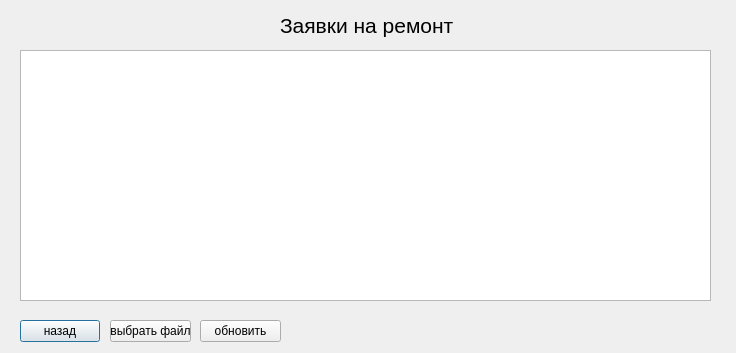
<?xml version="1.0" encoding="UTF-8"?>
<ui version="4.0">
 <class>applicwindow</class>
 <widget class="QDialog" name="applicwindow">
  <property name="geometry">
   <rect>
    <x>0</x>
    <y>0</y>
    <width>736</width>
    <height>353</height>
   </rect>
  </property>
  <property name="windowTitle">
   <string>Dialog</string>
  </property>
  <widget class="QTableWidget" name="applictable">
   <property name="geometry">
    <rect>
     <x>20</x>
     <y>50</y>
     <width>691</width>
     <height>251</height>
    </rect>
   </property>
  </widget>
  <widget class="QPushButton" name="backButton">
   <property name="geometry">
    <rect>
     <x>20</x>
     <y>320</y>
     <width>80</width>
     <height>22</height>
    </rect>
   </property>
   <property name="text">
    <string>назад</string>
   </property>
  </widget>
  <widget class="QPushButton" name="pathButton">
   <property name="geometry">
    <rect>
     <x>110</x>
     <y>320</y>
     <width>81</width>
     <height>22</height>
    </rect>
   </property>
   <property name="text">
    <string>выбрать файл</string>
   </property>
  </widget>
  <widget class="QPushButton" name="updateButton">
   <property name="geometry">
    <rect>
     <x>200</x>
     <y>320</y>
     <width>81</width>
     <height>22</height>
    </rect>
   </property>
   <property name="text">
    <string>обновить</string>
   </property>
  </widget>
  <widget class="QLabel" name="label">
   <property name="geometry">
    <rect>
     <x>280</x>
     <y>10</y>
     <width>181</width>
     <height>31</height>
    </rect>
   </property>
   <property name="font">
    <font>
     <pointsize>16</pointsize>
    </font>
   </property>
   <property name="text">
    <string>Заявки на ремонт</string>
   </property>
  </widget>
 </widget>
 <resources/>
 <connections/>
</ui>
